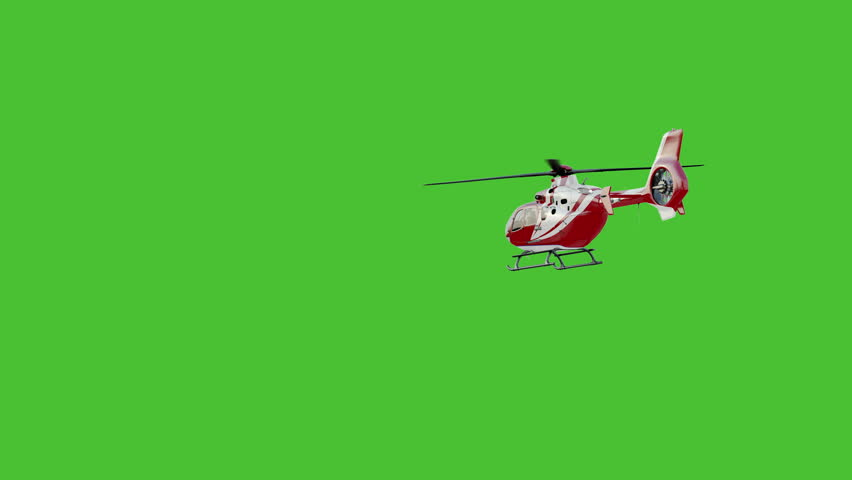
#> input picture ipynb/day1/chroma.jpg, 852 x 480 px
$ jupyter execute '0106_연습문제.ipynb'   (shell and % lines are left out)   (text cells are left out)
#> lines starting #> are read from the running program, lines starting #| are printed output that depends on the picture; pictures that were not available may be replaced by others from this repository, and a replacement may not be noted
[cell 1]
import numpy as np
import cv2
import matplotlib.pyplot as plt
from PIL import Image

[cell 2]
img = cv2.imread('chroma.jpg')
#> img is the input picture: shape (480, 852, 3); mean B, G, R 52.4, 190.8, 75.8

[cell 3]
type(img)

[cell 4]
rgb = cv2.cvtColor(img, cv2.COLOR_BGR2RGB)

[cell 5]
plt.imshow(rgb)

[cell 6]
train = cv2.imread('patch2.png')
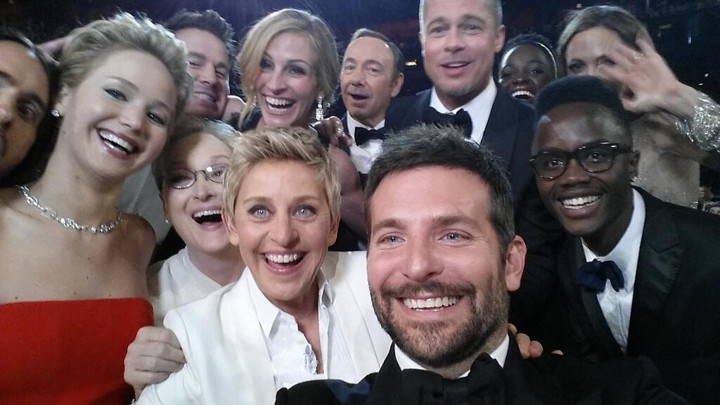
#> input picture ipynb/day1/123.jpg, 720 x 405 px, given in place of patch2.png, which was not available
#> train is the input picture: shape (405, 720, 3); mean B, G, R 92.6, 91, 102.8

[cell 7]
type(train)

[cell 8]
b, g, r = cv2.split(train)
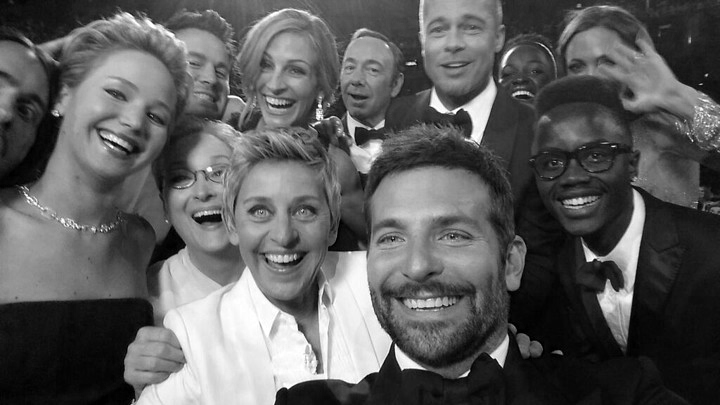
#> b: shape (405, 720); min 0, max 255, mean 92.6
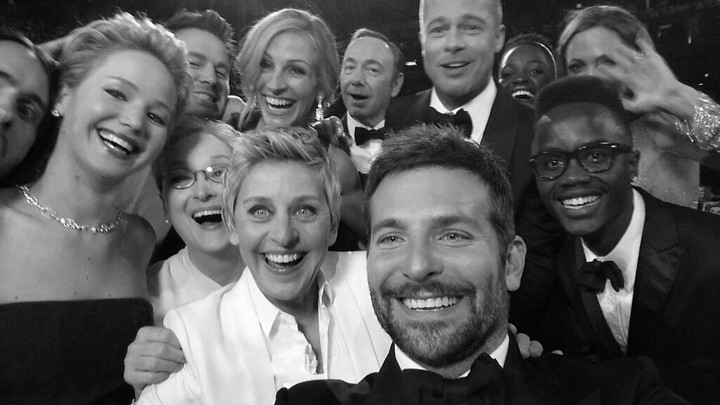
#> g: shape (405, 720); min 0, max 255, mean 91
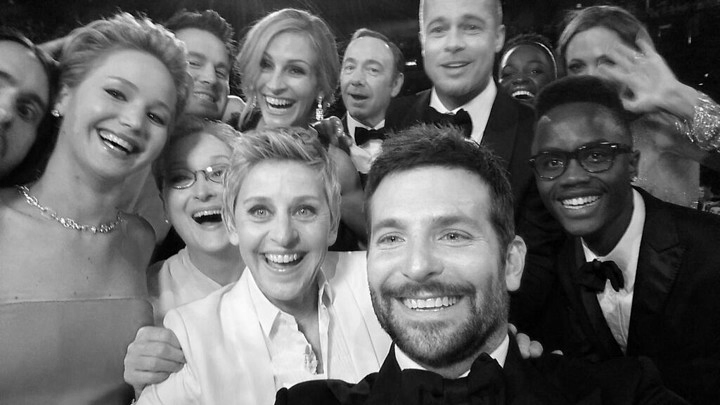
#> r: shape (405, 720); min 0, max 255, mean 102.8

#채널별 최댓값을 뽑아내기 위해 히스토그램을 변수에 저장
hb = plt.hist(b.ravel(), 256, [0, 256], color = 'b')
hg = plt.hist(g.ravel(), 256, [0, 256], color = 'g')
hr = plt.hist(r.ravel(), 256, [0, 256], color = 'r')

maxb = np.where(hb[0] == np.max(hb[0]))[0][0]
#> maxb = 11
maxg = np.where(hg[0] == np.max(hg[0]))[0][0]
#> maxg = 14
maxr = np.where(hr[0] == np.max(hr[0]))[0][0]
#> maxr = 7
plt.show()
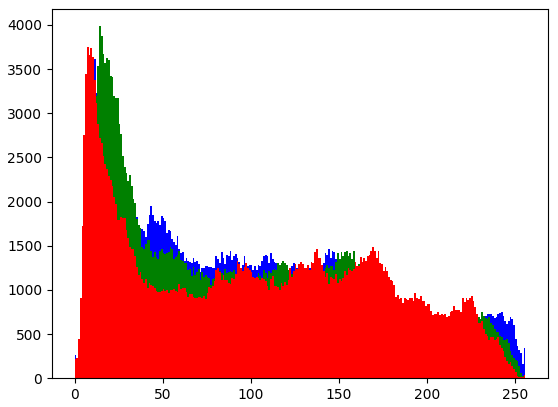
#> figure drawn by matplotlib, 1 panel; tallest bar 3614 high, from x = 11 to 12; tallest bar 3986 high, from x = 14 to 15; tallest bar 3756 high, from x = 7 to 8

print((maxb, maxg, maxr))
#| (11, 14, 7)

test = cv2.imread("chroma.jpg")

for r in range(test.shape[0]):
    for c in range(test.shape[1]):
        if np.array_equal(test[r, c, :], [maxb, maxg, maxr]):
            test[r, c, :] = 255
plt.imshow(cv2.cvtColor(test, cv2.COLOR_BGR2RGB))
plt.show()

[cell 9]
lower = np.array([maxb-40, maxg-40, maxr-40], dtype = 'uint8')
#> lower = [227, 230, 223]
upper = np.array([maxb+40, maxg+40, maxr+40], dtype = 'uint8')
#> upper = [51, 54, 47]

test = cv2.imread("chroma.jpg")

for r in range(test.shape[0]):
    for c in range(test.shape[1]):
        if (lower <= test[r, c, :]).all() and (upper >= test[r, c, :]).all():
            test[r, c, :] = 255
plt.imshow(cv2.cvtColor(test, cv2.COLOR_BGR2RGB))
plt.show()
